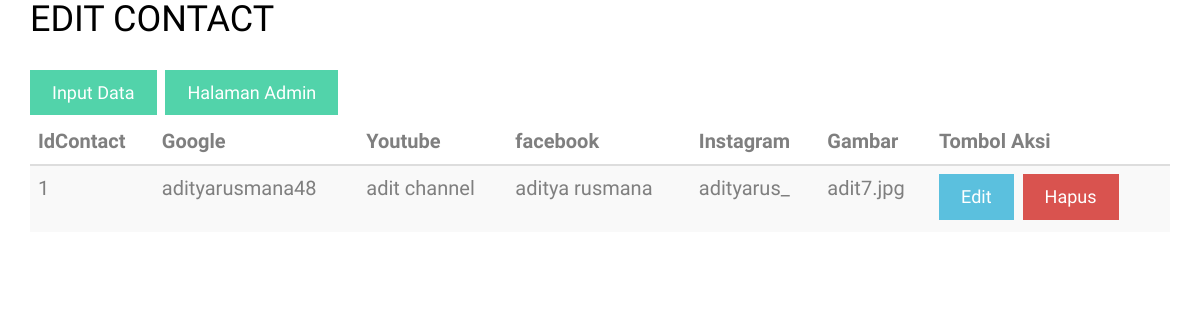
Page /list_contact.php on the committed database.
### tables this page shows
CREATE TABLE `contact` (
  `id_contact` int(11) NOT NULL,
  `google` varchar(30) NOT NULL,
  `youtube` varchar(30) NOT NULL,
  `facebook` varchar(30) NOT NULL,
  `instagram` varchar(30) NOT NULL,
  `gambar` longblob NOT NULL
);

### list_contact.php (the view, shortened to what this page needs)
<!DOCTYPE html>
 <html class="no-js">
	<head>
	<link rel="stylesheet" href="css/animate.css">
	<link rel="stylesheet" href="css/magnific-popup.css">
	<link rel="stylesheet" href="css/bootstrap.css">
	<link rel="stylesheet" href="css/icomoon.css">
	<link rel="stylesheet" href="css/style.css">
	</head>
	<body>
    <?php
      include_once "koneksi.php";
    ?>
<div class="container">
      <div class="row">
        <div class="col-md-12">
        <h1>EDIT CONTACT</h1>
        </div>
      </div>
      <div class="row mb-3 mt-3">
        <div class="col-md-12">
        <a href="inputcontact.php" class="btn btn-primary">Input Data</a>
        <a href="admin.php" class="btn btn-primary">Halaman Admin</a>
        </div>
      </div>
      <div class="row">
        <div class="col-md-12">
        <table id="listtable" class="table table-striped">
          <thead>
            <tr>
              <th>IdContact</th>
              <th>Google</th>
              <th>Youtube</th>
              <th>facebook</th>
              <th>Instagram</th>
              <th>Gambar</th>
              <th>Tombol Aksi</th>
            </tr>
          </thead>
          <tbody>
    <?php
    $strSQL = "SELECT * FROM contact";
    $runStrSQL = mysqli_query($conn,$strSQL);
    $jmlRowData = mysqli_num_rows($runStrSQL);
    if ($jmlRowData < 0) {
      echo "<tr><td colspan='4'>Data Tidak Terdapat Dalam Database</td></tr>";
    }
    else {
      while($row = mysqli_fetch_assoc($runStrSQL)) {
    ?>
            <tr>
              <td><?php echo $row["id_contact"] ?></td>
              <td><?php echo $row["google"] ?></td>
              <td><?php echo $row["youtube"] ?></td>
              <td><?php echo $row["facebook"] ?></td>
              <td><?php echo $row["instagram"] ?></td>
              <td><?php echo $row["gambar"] ?></td>
              <td>
                <a href="edit_contact.php?id_contact=<?php echo $row["id_contact"] ?>" class="btn btn-info"><i class="fa fa-pen"></i>Edit</a>
                <a href="delete_contact.php?id_contact=<?php echo $row["id_contact"]?>" class="btn btn-danger"><i class="fa fa-trash"></i>Hapus</a>
              </td>
            </tr>
    <?php
      }
    }
    ?>
          </tbody>
        </table>
        </div>
      </div>
    </div>
	</body>
</html>

### css/style.css (style rules this page uses)
body { font-family: "Work Sans", Arial, sans-serif; font-weight: 300; font-size: 20px; line-height: 1.7; color: #777777; color: #7f7f7f; background: #fff; height: 100%; position: relative; }
a { color: #52d3aa; -webkit-transition: 0.5s; -o-transition: 0.5s; transition: 0.5s; }
h1, h2, h3, h4, h5, h6 { color: #000; font-family: "Work Sans", Arial, sans-serif; font-weight: 300; margin: 0 0 30px 0; }
.btn { margin-right: 4px; margin-bottom: 4px; font-family: "Work Sans", Arial, sans-serif; font-size: 18px; font-weight: 400; -webkit-border-radius: 0px; -moz-border-radius: 0px; -ms-border-radius: 0px; border-radius: 0px; -webkit-transition: 0.5s; -o-transition: 0.5s; transition: 0.5s; padding: 8px 20px !important; }
.btn-primary { background: #52d3aa; color: #fff; border: 2px solid #52d3aa; }
.btn-info { background: #5bc0de; color: #fff; border: 2px solid #5bc0de; }
.btn-danger { background: #d9534f; color: #fff; border: 2px solid #d9534f; }

### rows in the picture
contact: id_contact "1", google "adityarusmana48", youtube "adit channel", facebook "aditya rusmana", instagram "adityarus_", gambar "adit7.jpg"
